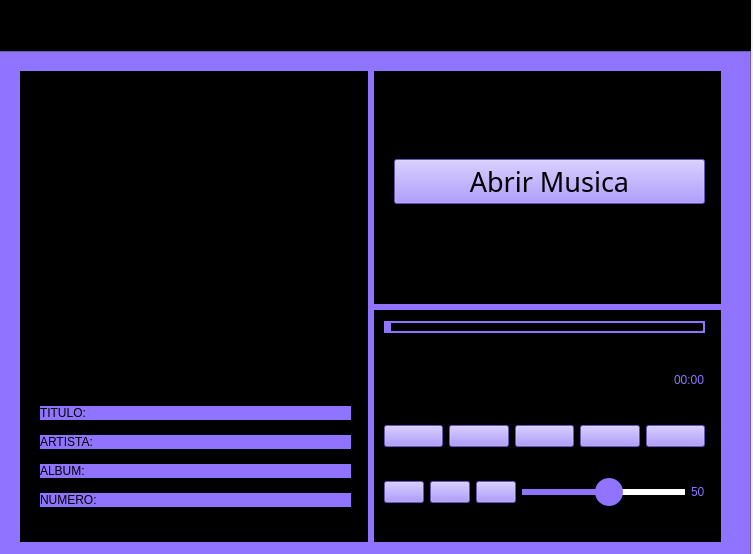
<?xml version="1.0" encoding="UTF-8"?>
<ui version="4.0">
 <class>MainWindow</class>
 <widget class="QMainWindow" name="MainWindow">
  <property name="geometry">
   <rect>
    <x>0</x>
    <y>0</y>
    <width>753</width>
    <height>554</height>
   </rect>
  </property>
  <property name="windowTitle">
   <string>MainWindow</string>
  </property>
  <widget class="QWidget" name="centralwidget">
   <widget class="QWidget" name="">
    <property name="geometry">
     <rect>
      <x>-20</x>
      <y>-10</y>
      <width>771</width>
      <height>571</height>
     </rect>
    </property>
    <layout class="QVBoxLayout" name="verticalLayout">
     <item>
      <widget class="QFrame" name="frame_superior">
       <property name="minimumSize">
        <size>
         <width>0</width>
         <height>55</height>
        </size>
       </property>
       <property name="maximumSize">
        <size>
         <width>16777215</width>
         <height>40</height>
        </size>
       </property>
       <property name="styleSheet">
        <string notr="true">background-color: rgb(0, 0, 0);</string>
       </property>
       <property name="frameShape">
        <enum>QFrame::StyledPanel</enum>
       </property>
       <property name="frameShadow">
        <enum>QFrame::Raised</enum>
       </property>
      </widget>
     </item>
     <item>
      <widget class="QFrame" name="frame_contenido">
       <property name="styleSheet">
        <string notr="true">
background-color: rgb(144, 116, 255);</string>
       </property>
       <property name="frameShape">
        <enum>QFrame::StyledPanel</enum>
       </property>
       <property name="frameShadow">
        <enum>QFrame::Raised</enum>
       </property>
       <widget class="QWidget" name="">
        <property name="geometry">
         <rect>
          <x>40</x>
          <y>20</y>
          <width>701</width>
          <height>471</height>
         </rect>
        </property>
        <layout class="QHBoxLayout" name="horizontalLayout">
         <item>
          <widget class="QFrame" name="frame_3">
           <property name="styleSheet">
            <string notr="true">background-color: rgb(0, 0, 0);</string>
           </property>
           <property name="frameShape">
            <enum>QFrame::StyledPanel</enum>
           </property>
           <property name="frameShadow">
            <enum>QFrame::Raised</enum>
           </property>
           <widget class="QWidget" name="">
            <property name="geometry">
             <rect>
              <x>20</x>
              <y>20</y>
              <width>311</width>
              <height>431</height>
             </rect>
            </property>
            <layout class="QVBoxLayout" name="verticalLayout_7">
             <item>
              <widget class="QListWidget" name="lista_musica">
               <property name="styleSheet">
                <string notr="true">color: rgb(144, 116, 255);</string>
               </property>
              </widget>
             </item>
             <item>
              <layout class="QVBoxLayout" name="verticalLayout_3">
               <property name="spacing">
                <number>15</number>
               </property>
               <property name="bottomMargin">
                <number>15</number>
               </property>
               <item>
                <widget class="QLabel" name="titulo_cancion">
                 <property name="styleSheet">
                  <string notr="true">background-color: rgb(144, 116, 255);</string>
                 </property>
                 <property name="text">
                  <string>TITULO:</string>
                 </property>
                </widget>
               </item>
               <item>
                <widget class="QLabel" name="titulo_artista">
                 <property name="styleSheet">
                  <string notr="true">background-color: rgb(144, 116, 255);</string>
                 </property>
                 <property name="text">
                  <string>ARTISTA:</string>
                 </property>
                </widget>
               </item>
               <item>
                <widget class="QLabel" name="titulo_album">
                 <property name="styleSheet">
                  <string notr="true">background-color: rgb(144, 116, 255);</string>
                 </property>
                 <property name="text">
                  <string>ALBUM:</string>
                 </property>
                </widget>
               </item>
               <item>
                <widget class="QLabel" name="numero_cancion">
                 <property name="styleSheet">
                  <string notr="true">background-color: rgb(144, 116, 255);</string>
                 </property>
                 <property name="text">
                  <string>NUMERO:</string>
                 </property>
                </widget>
               </item>
              </layout>
             </item>
            </layout>
           </widget>
          </widget>
         </item>
         <item>
          <layout class="QVBoxLayout" name="verticalLayout_2">
           <item>
            <widget class="QFrame" name="frame">
             <property name="styleSheet">
              <string notr="true">background-color: rgb(0, 0, 0);</string>
             </property>
             <property name="frameShape">
              <enum>QFrame::StyledPanel</enum>
             </property>
             <property name="frameShadow">
              <enum>QFrame::Raised</enum>
             </property>
             <widget class="QWidget" name="">
              <property name="geometry">
               <rect>
                <x>20</x>
                <y>10</y>
                <width>311</width>
                <height>201</height>
               </rect>
              </property>
              <layout class="QVBoxLayout" name="verticalLayout_6">
               <item>
                <widget class="QPushButton" name="bt_abrir">
                 <property name="font">
                  <font>
                   <family>OCR A Extended</family>
                   <pointsize>20</pointsize>
                  </font>
                 </property>
                 <property name="styleSheet">
                  <string notr="true">background-color: rgb(144, 116, 255);</string>
                 </property>
                 <property name="text">
                  <string>Abrir Musica</string>
                 </property>
                 <property name="icon">
                  <iconset>
                   <normaloff>../botones/Abrir_Musica.png</normaloff>../botones/Abrir_Musica.png</iconset>
                 </property>
                 <property name="iconSize">
                  <size>
                   <width>40</width>
                   <height>40</height>
                  </size>
                 </property>
                </widget>
               </item>
               <item>
                <layout class="QVBoxLayout" name="grafica_layout"/>
               </item>
              </layout>
             </widget>
            </widget>
           </item>
           <item>
            <widget class="QFrame" name="frame_2">
             <property name="styleSheet">
              <string notr="true">background-color: rgb(0, 0, 0);
</string>
             </property>
             <property name="frameShape">
              <enum>QFrame::StyledPanel</enum>
             </property>
             <property name="frameShadow">
              <enum>QFrame::Raised</enum>
             </property>
             <widget class="QWidget" name="">
              <property name="geometry">
               <rect>
                <x>10</x>
                <y>10</y>
                <width>321</width>
                <height>211</height>
               </rect>
              </property>
              <layout class="QVBoxLayout" name="verticalLayout_4">
               <item>
                <widget class="QSlider" name="slider_tiempo">
                 <property name="styleSheet">
                  <string notr="true">QSlider::groove:horizontal{
	border: 4px solid rgb(144, 116, 255);
	height: 4px;
	background:rgb(144, 116, 255);
}

QSlider::handle:horizontal{
	background:rgb(144, 116, 255);
	margin: -4px;
}

QSlider::add-page:horizontal{
background-color:black;
border:2px solid rgb(144, 116, 255);
border-radius: 3px
}

</string>
                 </property>
                 <property name="orientation">
                  <enum>Qt::Horizontal</enum>
                 </property>
                </widget>
               </item>
               <item>
                <layout class="QHBoxLayout" name="horizontalLayout_5">
                 <item>
                  <spacer name="horizontalSpacer">
                   <property name="orientation">
                    <enum>Qt::Horizontal</enum>
                   </property>
                   <property name="sizeHint" stdset="0">
                    <size>
                     <width>40</width>
                     <height>20</height>
                    </size>
                   </property>
                  </spacer>
                 </item>
                 <item>
                  <widget class="QLabel" name="indicador_tiempo">
                   <property name="styleSheet">
                    <string notr="true">color: rgb(144, 116, 255);
font: 12pt &quot;Magnum&quot;;</string>
                   </property>
                   <property name="text">
                    <string>00:00</string>
                   </property>
                  </widget>
                 </item>
                </layout>
               </item>
               <item>
                <layout class="QHBoxLayout" name="horizontalLayout_2">
                 <item>
                  <widget class="QPushButton" name="bt_anterior">
                   <property name="styleSheet">
                    <string notr="true">background-color: rgb(144, 116, 255);</string>
                   </property>
                   <property name="text">
                    <string/>
                   </property>
                   <property name="icon">
                    <iconset>
                     <normaloff>../botones/anterior.png</normaloff>../botones/anterior.png</iconset>
                   </property>
                   <property name="iconSize">
                    <size>
                     <width>40</width>
                     <height>40</height>
                    </size>
                   </property>
                  </widget>
                 </item>
                 <item>
                  <widget class="QPushButton" name="bt_play">
                   <property name="styleSheet">
                    <string notr="true">background-color: rgb(144, 116, 255);</string>
                   </property>
                   <property name="text">
                    <string/>
                   </property>
                   <property name="icon">
                    <iconset>
                     <normaloff>../botones/play.png</normaloff>../botones/play.png</iconset>
                   </property>
                   <property name="iconSize">
                    <size>
                     <width>40</width>
                     <height>40</height>
                    </size>
                   </property>
                  </widget>
                 </item>
                 <item>
                  <widget class="QPushButton" name="bt_pausa">
                   <property name="styleSheet">
                    <string notr="true">background-color: rgb(144, 116, 255);</string>
                   </property>
                   <property name="text">
                    <string/>
                   </property>
                   <property name="icon">
                    <iconset>
                     <normaloff>../botones/pausa.png</normaloff>../botones/pausa.png</iconset>
                   </property>
                   <property name="iconSize">
                    <size>
                     <width>40</width>
                     <height>40</height>
                    </size>
                   </property>
                  </widget>
                 </item>
                 <item>
                  <widget class="QPushButton" name="bt_siguiente">
                   <property name="styleSheet">
                    <string notr="true">background-color: rgb(144, 116, 255);</string>
                   </property>
                   <property name="text">
                    <string/>
                   </property>
                   <property name="icon">
                    <iconset>
                     <normaloff>../botones/siguiente.png</normaloff>../botones/siguiente.png</iconset>
                   </property>
                   <property name="iconSize">
                    <size>
                     <width>40</width>
                     <height>40</height>
                    </size>
                   </property>
                  </widget>
                 </item>
                 <item>
                  <widget class="QPushButton" name="pb_aleatorio">
                   <property name="styleSheet">
                    <string notr="true">background-color: rgb(144, 116, 255);</string>
                   </property>
                   <property name="text">
                    <string/>
                   </property>
                   <property name="icon">
                    <iconset>
                     <normaloff>../botones/aleatorio.png</normaloff>../botones/aleatorio.png</iconset>
                   </property>
                   <property name="iconSize">
                    <size>
                     <width>40</width>
                     <height>40</height>
                    </size>
                   </property>
                  </widget>
                 </item>
                </layout>
               </item>
               <item>
                <layout class="QHBoxLayout" name="horizontalLayout_4">
                 <item>
                  <widget class="QPushButton" name="bt_volumen_0">
                   <property name="styleSheet">
                    <string notr="true">background-color: rgb(144, 116, 255);</string>
                   </property>
                   <property name="text">
                    <string/>
                   </property>
                   <property name="icon">
                    <iconset>
                     <normaloff>../botones/mute.png</normaloff>../botones/mute.png</iconset>
                   </property>
                   <property name="iconSize">
                    <size>
                     <width>40</width>
                     <height>40</height>
                    </size>
                   </property>
                  </widget>
                 </item>
                 <item>
                  <widget class="QPushButton" name="bt_volumen_50">
                   <property name="styleSheet">
                    <string notr="true">background-color: rgb(144, 116, 255);</string>
                   </property>
                   <property name="text">
                    <string/>
                   </property>
                   <property name="icon">
                    <iconset>
                     <normaloff>../botones/bajo.png</normaloff>../botones/bajo.png</iconset>
                   </property>
                   <property name="iconSize">
                    <size>
                     <width>40</width>
                     <height>40</height>
                    </size>
                   </property>
                  </widget>
                 </item>
                 <item>
                  <widget class="QPushButton" name="bt_volumen_100">
                   <property name="styleSheet">
                    <string notr="true">background-color: rgb(144, 116, 255);</string>
                   </property>
                   <property name="text">
                    <string/>
                   </property>
                   <property name="icon">
                    <iconset>
                     <normaloff>../botones/alto.png</normaloff>../botones/alto.png</iconset>
                   </property>
                   <property name="iconSize">
                    <size>
                     <width>40</width>
                     <height>40</height>
                    </size>
                   </property>
                  </widget>
                 </item>
                 <item>
                  <widget class="QSlider" name="slider_volumen">
                   <property name="minimumSize">
                    <size>
                     <width>0</width>
                     <height>30</height>
                    </size>
                   </property>
                   <property name="styleSheet">
                    <string notr="true">QSlider::groove:horizontal{
	border: 1px solid rgb(144, 116, 255);
	height: 4px;
	background:rgb(144, 116, 255);
}

QSlider::handle:horizontal{
	background:rgb(144, 116, 255);

	width: 28px;
	height: 28px;

left: 11px;
rigth: 11px;

	margin: -12px;
	border-radius: 14px;
}

QSlider::add-page:horizontal{
background-color:white;
border:1px solid white;
}



</string>
                   </property>
                   <property name="maximum">
                    <number>100</number>
                   </property>
                   <property name="value">
                    <number>50</number>
                   </property>
                   <property name="orientation">
                    <enum>Qt::Horizontal</enum>
                   </property>
                  </widget>
                 </item>
                 <item>
                  <widget class="QLabel" name="indicador_volumen">
                   <property name="styleSheet">
                    <string notr="true">color: rgb(144, 116, 255);
font: 12pt &quot;Magnum&quot;;</string>
                   </property>
                   <property name="text">
                    <string>50</string>
                   </property>
                  </widget>
                 </item>
                </layout>
               </item>
              </layout>
             </widget>
            </widget>
           </item>
          </layout>
         </item>
        </layout>
       </widget>
      </widget>
     </item>
    </layout>
   </widget>
  </widget>
 </widget>
 <resources/>
 <connections/>
</ui>
